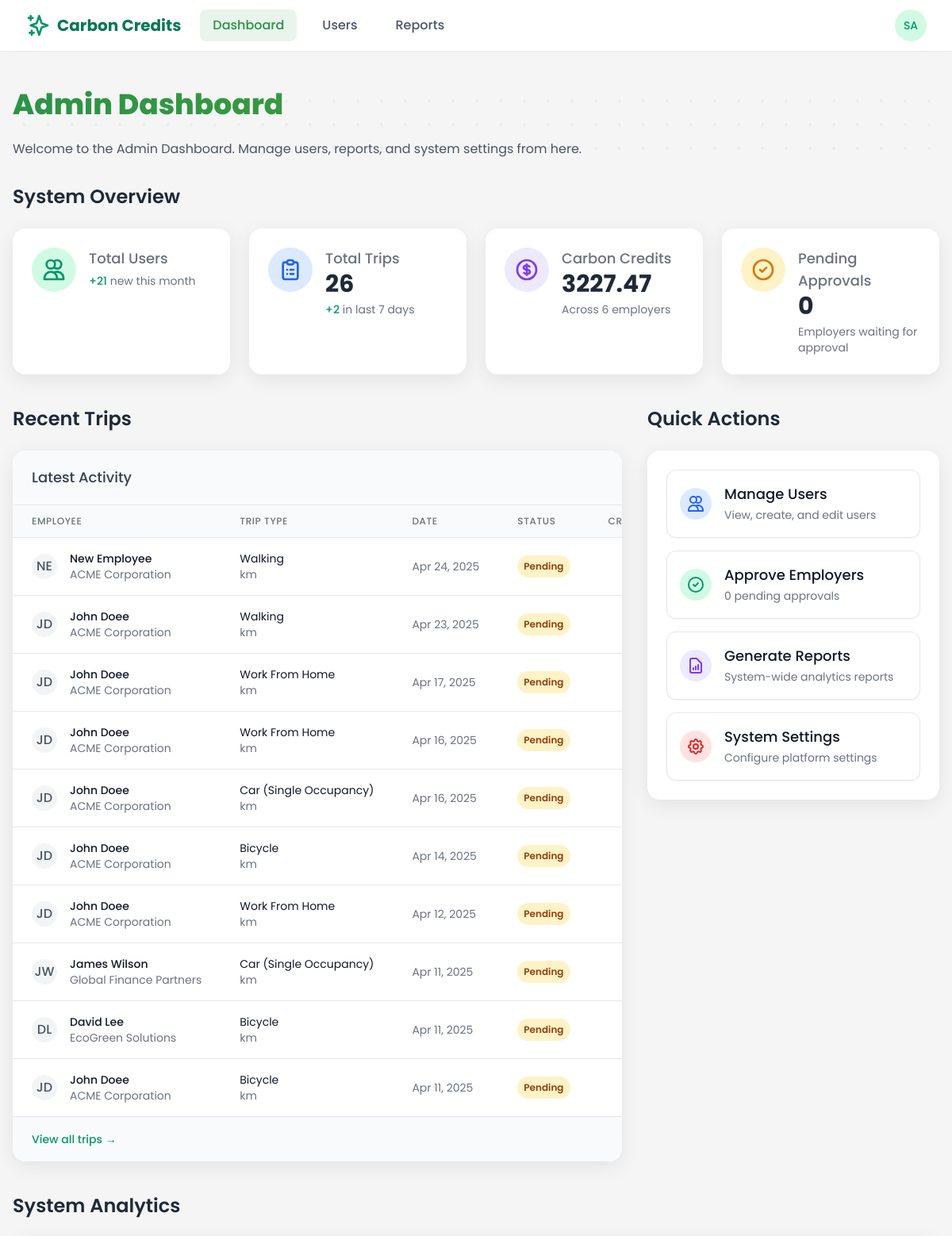
Before: /systemadmin/ (signed in, upper part) with the older database file.
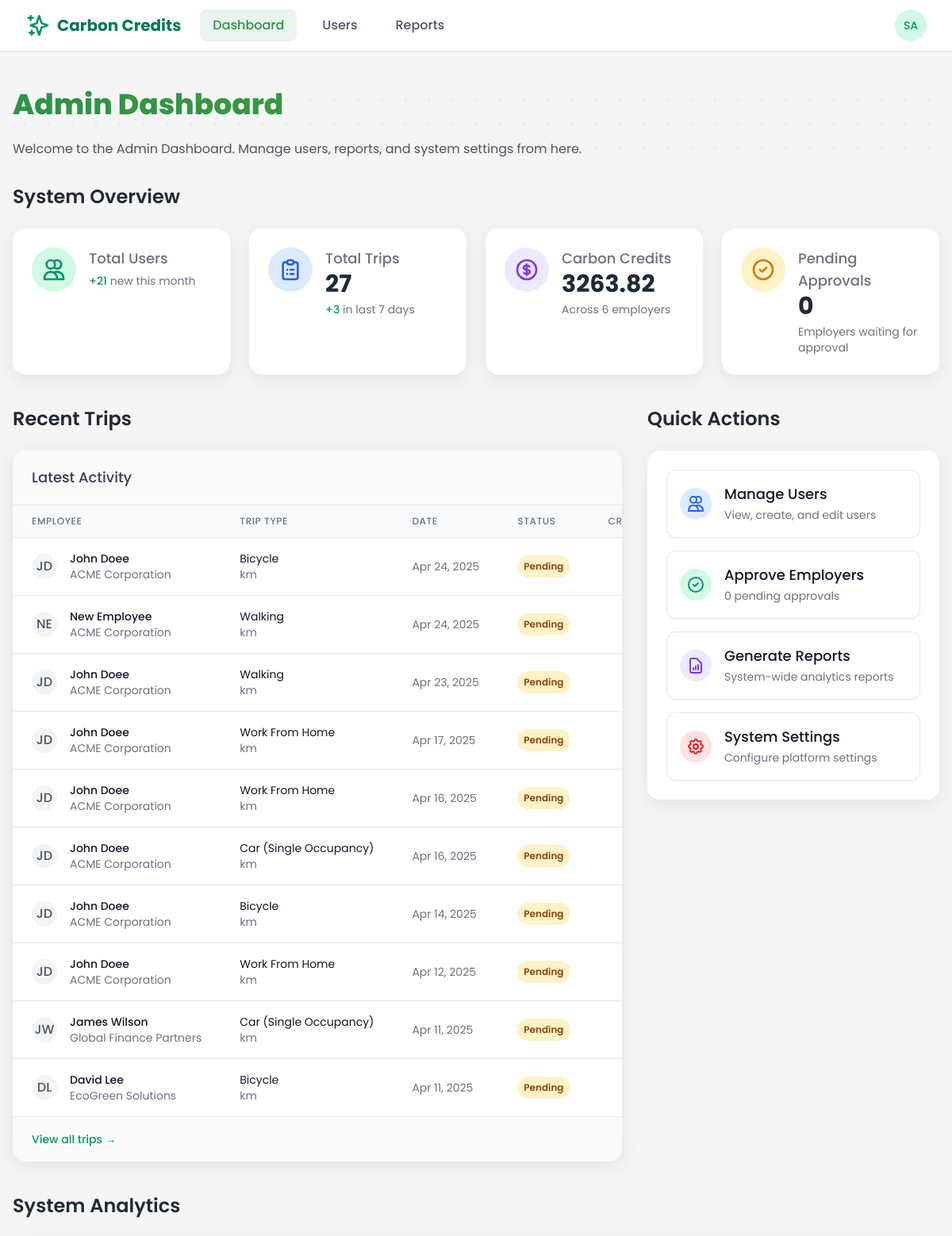
After: the same page with the newer database file.
### trips/models.py (models this page shows, shortened)
class Trip(models.Model):
    TRANSPORT_MODES = (
        ('car', 'Car (Single Occupancy)'),
        ('carpool', 'Carpool'),
        ('public_transport', 'Public Transport'),
        ('bicycle', 'Bicycle'),
        ('walking', 'Walking'),
        ('work_from_home', 'Work From Home'),
    )
    VERIFICATION_STATUS = (
        ('pending', 'Pending'),
        ('verified', 'Verified'),
        ('rejected', 'Rejected'),
        ('flagged', 'Flagged for Review'),
    )
    employee = models.ForeignKey(
        EmployeeProfile,
        on_delete=models.CASCADE,
        related_name='trips'
    )
    start_location = models.ForeignKey(
        Location,
        on_delete=models.SET_NULL,
        related_name='trip_starts',
        null=True
    )
    end_location = models.ForeignKey(
        Location,
        on_delete=models.SET_NULL,
        related_name='trip_ends',
        null=True
    )
    start_time = models.DateTimeField()
    end_time = models.DateTimeField(null=True, blank=True)
    transport_mode = models.CharField(
        max_length=20,
        choices=TRANSPORT_MODES
    )
    distance_km = models.DecimalField(
        max_digits=8,
        decimal_places=2,
        null=True,
        blank=True
    )
    carbon_savings = models.DecimalField(
        max_digits=8,
        decimal_places=2,
        null=True,
        blank=True
    )
    credits_earned = models.DecimalField(
        max_digits=8,
        decimal_places=2,
        null=True,
        blank=True
    )
    proof_image = models.ImageField(
        upload_to='trip_proofs/',
        null=True,
        blank=True
    )
    verification_status = models.CharField(
        max_length=10,
        choices=VERIFICATION_STATUS,
        default='pending'
    )
    verified_by = models.ForeignKey(
        CustomUser,
        on_delete=models.SET_NULL,
        related_name='verified_trips',
        null=True,
        blank=True
    )
    duration_minutes = models.PositiveIntegerField(
        null=True,
        blank=True,
        help_text="Estimated travel time in minutes based on transport mode and distance"
    )
    created_at = models.DateTimeField(default=timezone.now)

### users/models.py (models this page shows, shortened)
class EmployeeProfile(models.Model):
    user = models.OneToOneField(
        CustomUser,
        on_delete=models.CASCADE,
        related_name='employee_profile'
    )
    employer = models.ForeignKey(
        EmployerProfile,
        on_delete=models.CASCADE,
        related_name='employees'
    )
    employee_id = models.CharField(max_length=50, blank=True, null=True)
    approved = models.BooleanField(default=False)
    created_at = models.DateTimeField(default=timezone.now)
    wallet_balance = models.DecimalField(max_digits=10, decimal_places=2, default=0)
    department = models.CharField(max_length=100, blank=True)

class CustomUser(AbstractUser):
    is_employee = models.BooleanField(default=False)
    is_employer = models.BooleanField(default=False)
    is_bank_admin = models.BooleanField(default=False)
    is_super_admin = models.BooleanField(default=False)
    email = models.EmailField(_('email address'), unique=True)
    date_joined = models.DateTimeField(default=timezone.now)
    approved = models.BooleanField(default=False)
    USERNAME_FIELD = 'email'
    REQUIRED_FIELDS = ['username', 'first_name', 'last_name']
    class Meta:
        verbose_name = _('user')
        verbose_name_plural = _('users')

class EmployerProfile(models.Model):
    user = models.OneToOneField(
        CustomUser,
        on_delete=models.CASCADE,
        related_name='employer_profile'
    )
    company_name = models.CharField(max_length=100)
    registration_number = models.CharField(max_length=50, unique=True)
    industry = models.CharField(max_length=100)
    approved = models.BooleanField(default=False)
    created_at = models.DateTimeField(default=timezone.now)
    initial_credits_allocated = models.BooleanField(default=False)
    wallet_balance = models.DecimalField(max_digits=10, decimal_places=2, default=0)

### core/views/admin_views.py (the view)
# urls.py: path('', admin_views.dashboard, name='admin_dashboard'),
@login_required
@user_passes_test(is_super_admin)
def dashboard(request):
    total_users = CustomUser.objects.count()
    employers = EmployerProfile.objects.count()
    employees = EmployeeProfile.objects.count()
    bank_admins = CustomUser.objects.filter(is_bank_admin=True).count()
    super_admins = CustomUser.objects.filter(is_super_admin=True).count()
    pending_approval = EmployerProfile.objects.filter(approved=False).count()
    total_trips = Trip.objects.count()
    thirty_days_ago = timezone.now() - timezone.timedelta(days=30)
    new_user_count = CustomUser.objects.filter(date_joined__gte=thirty_days_ago).count()
    seven_days_ago = timezone.now() - timezone.timedelta(days=7)
    recent_trip_count = Trip.objects.filter(start_time__gte=seven_days_ago).count()
    total_credits_raw = CarbonCredit.objects.aggregate(Sum('amount'))['amount__sum'] or 0
    total_credits = round(float(total_credits_raw), 2)
    pending_employers = EmployerProfile.objects.filter(approved=False).select_related('user').order_by('-created_at')[:5]
    recent_trips = Trip.objects.select_related(
        'employee', 'employee__user', 'employee__employer', 'start_location', 'end_location'
    ).order_by('-start_time')[:10]
    context = {
        'total_users': total_users,
        'employers': employers,
        'employees': employees,
        'employee_count': employees,
        'employer_count': employers,
        'bank_admin_count': bank_admins,
        'super_admin_count': super_admins,
        'pending_approval': pending_approval,
        'pending_approval_count': pending_approval,
        'total_trips': total_trips,
        'trip_count': total_trips,
        'recent_trip_count': recent_trip_count,
        'new_user_count': new_user_count,
        'total_credits': total_credits,
        'pending_employers': pending_employers,
        'recent_trips': recent_trips,
    }
    return render(request, 'admin/dashboard.html', context)

### core/views/admin_views.py (called while the page is built)
def is_super_admin(user):
    return user.is_authenticated and user.is_super_admin

### templates/admin/dashboard.html (shortened to what the changed rows need)
{% extends 'base.html' %}
{% load static %}
{% block content %}
<div class="dashboard-container px-4 py-6">
    <div class="relative mb-8">
        <div class="relative z-10">
            <h1 class="section-headline text-3xl md:text-4xl font-bold mb-6">Admin Dashboard</h1>
        </div>
    </div>
    <div class="mb-10">
        <h2 class="text-2xl font-semibold text-gray-800 mb-6">System Overview</h2>
        <div class="grid grid-cols-1 sm:grid-cols-2 lg:grid-cols-4 gap-6">
            <div class="modern-card p-6 stat-card">
                <div class="flex items-start">
                    <div class="ml-4">
                        <h3 class="text-lg font-medium text-gray-500">Total Trips</h3>
                        <p class="text-3xl font-bold text-gray-800">{{ trip_count }}</p>
                        <div class="text-sm text-gray-500 mt-1">
                            <span class="text-green-600 font-medium">+{{ recent_trip_count }}</span> in last 7 days
                        </div>
                    </div>
                </div>
            </div>
            <div class="modern-card p-6 stat-card">
                <div class="flex items-start">
                    <div class="ml-4">
                        <h3 class="text-lg font-medium text-gray-500">Carbon Credits</h3>
                        <p class="text-3xl font-bold text-gray-800 truncate" title="{{ total_credits }}">{{ total_credits|floatformat:2 }}</p>
                        <div class="text-sm text-gray-500 mt-1">
                            Across {{ employer_count }} employers
                        </div>
                    </div>
                </div>
            </div>
        </div>
    </div>
    <div class="grid grid-cols-1 lg:grid-cols-3 gap-8 mb-10">
        <div class="lg:col-span-2">
            <h2 class="text-2xl font-semibold text-gray-800 mb-6">Recent Trips</h2>
            <div class="modern-card overflow-hidden">
                <div class="overflow-x-auto">
                    <table class="min-w-full divide-y divide-gray-200">
                        <thead class="bg-gray-50">
                            <tr>
                                <th scope="col" class="px-6 py-3 text-left text-xs font-medium text-gray-500 uppercase tracking-wider">Employee</th>
                                <th scope="col" class="px-6 py-3 text-left text-xs font-medium text-gray-500 uppercase tracking-wider">Trip Type</th>
                                <th scope="col" class="px-6 py-3 text-left text-xs font-medium text-gray-500 uppercase tracking-wider">Date</th>
                                <th scope="col" class="px-6 py-3 text-left text-xs font-medium text-gray-500 uppercase tracking-wider">Status</th>
                                <th scope="col" class="px-6 py-3 text-left text-xs font-medium text-gray-500 uppercase tracking-wider">Credits</th>
                            </tr>
                        </thead>
                        <tbody class="bg-white divide-y divide-gray-200">
                            {% for trip in recent_trips %}
                            <tr>
                                <td class="px-6 py-4 whitespace-nowrap">
                                    <div class="flex items-center">
                                        <div class="h-8 w-8 rounded-full bg-gray-100 flex items-center justify-center text-gray-600 font-medium">
                                            {{ trip.employee.user.first_name|slice:":1" }}{{ trip.employee.user.last_name|slice:":1" }}
                                        </div>
                                        <div class="ml-4">
                                            <div class="text-sm font-medium text-gray-900">{{ trip.employee.user.get_full_name }}</div>
                                            <div class="text-sm text-gray-500">{{ trip.employee.employer.company_name }}</div>
                                        </div>
                                    </div>
                                </td>
                                <td class="px-6 py-4 whitespace-nowrap">
                                    <div class="text-sm text-gray-900">{{ trip.get_transport_mode_display }}</div>
                                    <div class="text-sm text-gray-500">{{ trip.distance|floatformat:1 }} km</div>
                                </td>
                                <td class="px-6 py-4 whitespace-nowrap text-sm text-gray-500">
                                    {{ trip.start_time|date:"M d, Y" }}
                                </td>
                                <td class="px-6 py-4 whitespace-nowrap">
                                    {% if trip.is_verified %}
                                    <span class="px-2 py-1 inline-flex text-xs leading-5 font-semibold rounded-full bg-green-100 text-green-800">
                                        Verified
                                    </span>
                                    {% else %}
                                    <span class="px-2 py-1 inline-flex text-xs leading-5 font-semibold rounded-full bg-yellow-100 text-yellow-800">
                                        Pending
                                    </span>
                                    {% endif %}
                                </td>
                                <td class="px-6 py-4 whitespace-nowrap text-sm text-gray-900">
                                </td>
                            </tr>
                            {% empty %}
                            <tr>
                                <td colspan="5" class="px-6 py-4 whitespace-nowrap text-sm text-gray-500 text-center">
                                    No recent trips found
                                </td>
                            </tr>
                            {% endfor %}
                        </tbody>
                    </table>
                </div>
            </div>
        </div>
        <div>
            <h2 class="text-2xl font-semibold text-gray-800 mb-6">Quick Actions</h2>
        </div>
    </div>
    <div class="mb-8">
        <h2 class="text-2xl font-semibold text-gray-800 mb-6">System Analytics</h2>
    </div>
</div>
{% endblock %}

Changed rows visible on the page:
no longer on this page (row unchanged): Trip: employee.user.first_name "J", employee.user.last_name "D", employee.user.get_full_name "John Doee", employee.employer.company_name "ACME Corporation", transport_mode "Bicycle", start_time "Apr 11, 2025"
added Trip: employee.user.first_name "J", employee.user.last_name "D", employee.user.get_full_name "John Doee", employee.employer.company_name "ACME Corporation", transport_mode "Bicycle", start_time "Apr 24, 2025"
Other visible differences:
{{ trip_count }}: "26" → "27"
{{ recent_trip_count }}: "2" → "3"
{{ total_credits|floatformat:2 }}: "3227.47" → "3263.82"
